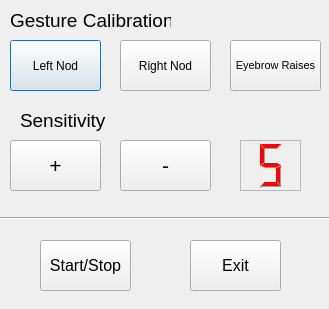
<?xml version="1.0" encoding="UTF-8"?>
<ui version="4.0">
 <class>Dialog</class>
 <widget class="QDialog" name="Dialog">
  <property name="geometry">
   <rect>
    <x>0</x>
    <y>0</y>
    <width>329</width>
    <height>309</height>
   </rect>
  </property>
  <property name="minimumSize">
   <size>
    <width>0</width>
    <height>0</height>
   </size>
  </property>
  <property name="windowTitle">
   <string>Dialog</string>
  </property>
  <property name="sizeGripEnabled">
   <bool>false</bool>
  </property>
  <widget class="QLabel" name="gestureLabel">
   <property name="geometry">
    <rect>
     <x>10</x>
     <y>10</y>
     <width>161</width>
     <height>21</height>
    </rect>
   </property>
   <property name="font">
    <font>
     <pointsize>14</pointsize>
    </font>
   </property>
   <property name="text">
    <string>Gesture Calibration</string>
   </property>
  </widget>
  <widget class="QPushButton" name="leftNodButton">
   <property name="geometry">
    <rect>
     <x>10</x>
     <y>40</y>
     <width>91</width>
     <height>51</height>
    </rect>
   </property>
   <property name="text">
    <string>Left Nod</string>
   </property>
  </widget>
  <widget class="QPushButton" name="rightNodButton">
   <property name="geometry">
    <rect>
     <x>120</x>
     <y>40</y>
     <width>91</width>
     <height>51</height>
    </rect>
   </property>
   <property name="text">
    <string>Right Nod</string>
   </property>
  </widget>
  <widget class="QPushButton" name="eyebrowButton">
   <property name="geometry">
    <rect>
     <x>230</x>
     <y>40</y>
     <width>91</width>
     <height>51</height>
    </rect>
   </property>
   <property name="font">
    <font>
     <pointsize>8</pointsize>
    </font>
   </property>
   <property name="text">
    <string>Eyebrow Raises</string>
   </property>
  </widget>
  <widget class="QLabel" name="gestureLabel_2">
   <property name="geometry">
    <rect>
     <x>20</x>
     <y>110</y>
     <width>91</width>
     <height>21</height>
    </rect>
   </property>
   <property name="font">
    <font>
     <pointsize>14</pointsize>
    </font>
   </property>
   <property name="text">
    <string>Sensitivity</string>
   </property>
  </widget>
  <widget class="QPushButton" name="plusButton">
   <property name="geometry">
    <rect>
     <x>10</x>
     <y>140</y>
     <width>91</width>
     <height>51</height>
    </rect>
   </property>
   <property name="font">
    <font>
     <pointsize>16</pointsize>
    </font>
   </property>
   <property name="text">
    <string>+</string>
   </property>
  </widget>
  <widget class="QPushButton" name="minusButton">
   <property name="geometry">
    <rect>
     <x>120</x>
     <y>140</y>
     <width>91</width>
     <height>51</height>
    </rect>
   </property>
   <property name="font">
    <font>
     <pointsize>16</pointsize>
    </font>
   </property>
   <property name="text">
    <string>-</string>
   </property>
  </widget>
  <widget class="QLCDNumber" name="lcdDisplay">
   <property name="geometry">
    <rect>
     <x>240</x>
     <y>140</y>
     <width>61</width>
     <height>51</height>
    </rect>
   </property>
   <property name="palette">
    <palette>
     <active>
      <colorrole role="WindowText">
       <brush brushstyle="SolidPattern">
        <color alpha="255">
         <red>255</red>
         <green>0</green>
         <blue>0</blue>
        </color>
       </brush>
      </colorrole>
      <colorrole role="Light">
       <brush brushstyle="SolidPattern">
        <color alpha="255">
         <red>255</red>
         <green>0</green>
         <blue>0</blue>
        </color>
       </brush>
      </colorrole>
      <colorrole role="Text">
       <brush brushstyle="SolidPattern">
        <color alpha="255">
         <red>255</red>
         <green>0</green>
         <blue>0</blue>
        </color>
       </brush>
      </colorrole>
      <colorrole role="ButtonText">
       <brush brushstyle="SolidPattern">
        <color alpha="255">
         <red>255</red>
         <green>0</green>
         <blue>0</blue>
        </color>
       </brush>
      </colorrole>
      <colorrole role="ToolTipText">
       <brush brushstyle="SolidPattern">
        <color alpha="255">
         <red>255</red>
         <green>0</green>
         <blue>0</blue>
        </color>
       </brush>
      </colorrole>
     </active>
     <inactive>
      <colorrole role="WindowText">
       <brush brushstyle="SolidPattern">
        <color alpha="255">
         <red>255</red>
         <green>0</green>
         <blue>0</blue>
        </color>
       </brush>
      </colorrole>
      <colorrole role="Light">
       <brush brushstyle="SolidPattern">
        <color alpha="255">
         <red>255</red>
         <green>0</green>
         <blue>0</blue>
        </color>
       </brush>
      </colorrole>
      <colorrole role="Text">
       <brush brushstyle="SolidPattern">
        <color alpha="255">
         <red>255</red>
         <green>0</green>
         <blue>0</blue>
        </color>
       </brush>
      </colorrole>
      <colorrole role="ButtonText">
       <brush brushstyle="SolidPattern">
        <color alpha="255">
         <red>255</red>
         <green>0</green>
         <blue>0</blue>
        </color>
       </brush>
      </colorrole>
      <colorrole role="ToolTipText">
       <brush brushstyle="SolidPattern">
        <color alpha="255">
         <red>255</red>
         <green>0</green>
         <blue>0</blue>
        </color>
       </brush>
      </colorrole>
     </inactive>
     <disabled>
      <colorrole role="WindowText">
       <brush brushstyle="SolidPattern">
        <color alpha="255">
         <red>120</red>
         <green>120</green>
         <blue>120</blue>
        </color>
       </brush>
      </colorrole>
      <colorrole role="Light">
       <brush brushstyle="SolidPattern">
        <color alpha="255">
         <red>255</red>
         <green>0</green>
         <blue>0</blue>
        </color>
       </brush>
      </colorrole>
      <colorrole role="Text">
       <brush brushstyle="SolidPattern">
        <color alpha="255">
         <red>120</red>
         <green>120</green>
         <blue>120</blue>
        </color>
       </brush>
      </colorrole>
      <colorrole role="ButtonText">
       <brush brushstyle="SolidPattern">
        <color alpha="255">
         <red>120</red>
         <green>120</green>
         <blue>120</blue>
        </color>
       </brush>
      </colorrole>
      <colorrole role="ToolTipText">
       <brush brushstyle="SolidPattern">
        <color alpha="255">
         <red>255</red>
         <green>0</green>
         <blue>0</blue>
        </color>
       </brush>
      </colorrole>
     </disabled>
    </palette>
   </property>
   <property name="font">
    <font>
     <pointsize>16</pointsize>
    </font>
   </property>
   <property name="frameShape">
    <enum>QFrame::StyledPanel</enum>
   </property>
   <property name="frameShadow">
    <enum>QFrame::Plain</enum>
   </property>
   <property name="numDigits">
    <number>1</number>
   </property>
   <property name="intValue" stdset="0">
    <number>5</number>
   </property>
  </widget>
  <widget class="Line" name="line">
   <property name="geometry">
    <rect>
     <x>0</x>
     <y>210</y>
     <width>331</width>
     <height>16</height>
    </rect>
   </property>
   <property name="orientation">
    <enum>Qt::Horizontal</enum>
   </property>
  </widget>
  <widget class="QPushButton" name="runButton">
   <property name="geometry">
    <rect>
     <x>40</x>
     <y>240</y>
     <width>91</width>
     <height>51</height>
    </rect>
   </property>
   <property name="font">
    <font>
     <pointsize>12</pointsize>
    </font>
   </property>
   <property name="text">
    <string>Start/Stop</string>
   </property>
  </widget>
  <widget class="QPushButton" name="exitButton">
   <property name="geometry">
    <rect>
     <x>190</x>
     <y>240</y>
     <width>91</width>
     <height>51</height>
    </rect>
   </property>
   <property name="font">
    <font>
     <pointsize>12</pointsize>
    </font>
   </property>
   <property name="text">
    <string>Exit</string>
   </property>
  </widget>
 </widget>
 <resources/>
 <connections>
  <connection>
   <sender>plusButton</sender>
   <signal>clicked()</signal>
   <receiver>Dialog</receiver>
   <slot>accept()</slot>
   <hints>
    <hint type="sourcelabel">
     <x>85</x>
     <y>167</y>
    </hint>
    <hint type="destinationlabel">
     <x>137</x>
     <y>114</y>
    </hint>
   </hints>
  </connection>
  <connection>
   <sender>minusButton</sender>
   <signal>clicked()</signal>
   <receiver>Dialog</receiver>
   <slot>accept()</slot>
   <hints>
    <hint type="sourcelabel">
     <x>158</x>
     <y>169</y>
    </hint>
    <hint type="destinationlabel">
     <x>210</x>
     <y>123</y>
    </hint>
   </hints>
  </connection>
  <connection>
   <sender>leftNodButton</sender>
   <signal>clicked()</signal>
   <receiver>Dialog</receiver>
   <slot>accept()</slot>
   <hints>
    <hint type="sourcelabel">
     <x>68</x>
     <y>71</y>
    </hint>
    <hint type="destinationlabel">
     <x>117</x>
     <y>104</y>
    </hint>
   </hints>
  </connection>
  <connection>
   <sender>rightNodButton</sender>
   <signal>clicked()</signal>
   <receiver>Dialog</receiver>
   <slot>accept()</slot>
   <hints>
    <hint type="sourcelabel">
     <x>175</x>
     <y>68</y>
    </hint>
    <hint type="destinationlabel">
     <x>198</x>
     <y>107</y>
    </hint>
   </hints>
  </connection>
  <connection>
   <sender>eyebrowButton</sender>
   <signal>clicked()</signal>
   <receiver>Dialog</receiver>
   <slot>accept()</slot>
   <hints>
    <hint type="sourcelabel">
     <x>264</x>
     <y>74</y>
    </hint>
    <hint type="destinationlabel">
     <x>309</x>
     <y>122</y>
    </hint>
   </hints>
  </connection>
  <connection>
   <sender>runButton</sender>
   <signal>clicked()</signal>
   <receiver>Dialog</receiver>
   <slot>accept()</slot>
   <hints>
    <hint type="sourcelabel">
     <x>88</x>
     <y>264</y>
    </hint>
    <hint type="destinationlabel">
     <x>76</x>
     <y>203</y>
    </hint>
   </hints>
  </connection>
  <connection>
   <sender>exitButton</sender>
   <signal>clicked()</signal>
   <receiver>Dialog</receiver>
   <slot>accept()</slot>
   <hints>
    <hint type="sourcelabel">
     <x>241</x>
     <y>265</y>
    </hint>
    <hint type="destinationlabel">
     <x>222</x>
     <y>199</y>
    </hint>
   </hints>
  </connection>
 </connections>
</ui>
